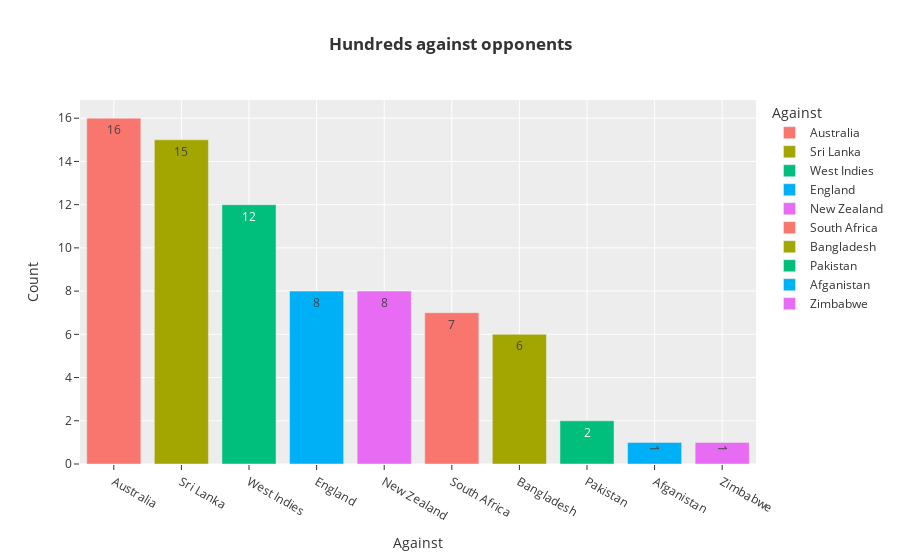

The code cell stored with this chart in its notebook:
### Markdown cell above
**Covid Draught was Real!**

### Code cell
fig= px.bar(df.groupby('Against', as_index= False)['Score'].count().sort_values(by= 'Score', ascending= False), x='Against', y='Score', color= 'Against',text= 'Score', labels={'Score':'Count'},template= 'ggplot2', title='<b>Hundreds against opponents</b>')
fig.show("png")

### Figure 1 — Plotly figure (JSON) as saved in the notebook; plotly's stock layout.template omitted (floating-point values rounded to 4 significant figures)
{"data": [{"alignmentgroup": "True", "hovertemplate": "Against=%{x}<br>Count=%{text}<extra></extra>", "legendgroup": "Australia", "marker": {"color": "#F8766D", "pattern": {"shape": ""}}, "name": "Australia", "offsetgroup": "Australia", "orientation": "v", "showlegend": true, "text": [16], "textposition": "auto", "type": "bar", "x": ["Australia"], "xaxis": "x", "y": [16], "yaxis": "y"}, {"alignmentgroup": "True", "hovertemplate": "Against=%{x}<br>Count=%{text}<extra></extra>", "legendgroup": "Sri Lanka", "marker": {"color": "#A3A500", "pattern": {"shape": ""}}, "name": "Sri Lanka", "offsetgroup": "Sri Lanka", "orientation": "v", "showlegend": true, "text": [15], "textposition": "auto", "type": "bar", "x": ["Sri Lanka"], "xaxis": "x", "y": [15], "yaxis": "y"}, {"alignmentgroup": "True", "hovertemplate": "Against=%{x}<br>Count=%{text}<extra></extra>", "legendgroup": "West Indies", "marker": {"color": "#00BF7D", "pattern": {"shape": ""}}, "name": "West Indies", "offsetgroup": "West Indies", "orientation": "v", "showlegend": true, "text": [12], "textposition": "auto", "type": "bar", "x": ["West Indies"], "xaxis": "x", "y": [12], "yaxis": "y"}, {"alignmentgroup": "True", "hovertemplate": "Against=%{x}<br>Count=%{text}<extra></extra>", "legendgroup": "England", "marker": {"color": "#00B0F6", "pattern": {"shape": ""}}, "name": "England", "offsetgroup": "England", "orientation": "v", "showlegend": true, "text": [8], "textposition": "auto", "type": "bar", "x": ["England"], "xaxis": "x", "y": [8], "yaxis": "y"}, {"alignmentgroup": "True", "hovertemplate": "Against=%{x}<br>Count=%{text}<extra></extra>", "legendgroup": "New Zealand", "marker": {"color": "#E76BF3", "pattern": {"shape": ""}}, "name": "New Zealand", "offsetgroup": "New Zealand", "orientation": "v", "showlegend": true, "text": [8], "textposition": "auto", "type": "bar", "x": ["New Zealand"], "xaxis": "x", "y": [8], "yaxis": "y"}, {"alignmentgroup": "True", "hovertemplate": "Against=%{x}<br>Count=%{text}<extra></extra>", "legendgroup": "South Africa", "marker": {"color": "#F8766D", "pattern": {"shape": ""}}, "name": "South Africa", "offsetgroup": "South Africa", "orientation": "v", "showlegend": true, "text": [7], "textposition": "auto", "type": "bar", "x": ["South Africa"], "xaxis": "x", "y": [7], "yaxis": "y"}, {"alignmentgroup": "True", "hovertemplate": "Against=%{x}<br>Count=%{text}<extra></extra>", "legendgroup": "Bangladesh", "marker": {"color": "#A3A500", "pattern": {"shape": ""}}, "name": "Bangladesh", "offsetgroup": "Bangladesh", "orientation": "v", "showlegend": true, "text": [6], "textposition": "auto", "type": "bar", "x": ["Bangladesh"], "xaxis": "x", "y": [6], "yaxis": "y"}, {"alignmentgroup": "True", "hovertemplate": "Against=%{x}<br>Count=%{text}<extra></extra>", "legendgroup": "Pakistan", "marker": {"color": "#00BF7D", "pattern": {"shape": ""}}, "name": "Pakistan", "offsetgroup": "Pakistan", "orientation": "v", "showlegend": true, "text": [2], "textposition": "auto", "type": "bar", "x": ["Pakistan"], "xaxis": "x", "y": [2], "yaxis": "y"}, {"alignmentgroup": "True", "hovertemplate": "Against=%{x}<br>Count=%{text}<extra></extra>", "legendgroup": "Afganistan", "marker": {"color": "#00B0F6", "pattern": {"shape": ""}}, "name": "Afganistan", "offsetgroup": "Afganistan", "orientation": "v", "showlegend": true, "text": [1], "textposition": "auto", "type": "bar", "x": ["Afganistan"], "xaxis": "x", "y": [1], "yaxis": "y"}, {"alignmentgroup": "True", "hovertemplate": "Against=%{x}<br>Count=%{text}<extra></extra>", "legendgroup": "Zimbabwe", "marker": {"color": "#E76BF3", "pattern": {"shape": ""}}, "name": "Zimbabwe", "offsetgroup": "Zimbabwe", "orientation": "v", "showlegend": true, "text": [1], "textposition": "auto", "type": "bar", "x": ["Zimbabwe"], "xaxis": "x", "y": [1], "yaxis": "y"}], "layout": {"barmode": "relative", "legend": {"title": {"text": "Against"}, "tracegroupgap": 0}, "title": {"text": "<b>Hundreds against opponents</b>"}, "xaxis": {"anchor": "y", "categoryarray": ["Australia", "Sri Lanka", "West Indies", "England", "New Zealand", "South Africa", "Bangladesh", "Pakistan", "Afganistan", "Zimbabwe"], "categoryorder": "array", "domain": [0, 1], "title": {"text": "Against"}}, "yaxis": {"anchor": "x", "domain": [0, 1], "title": {"text": "Count"}}}}
